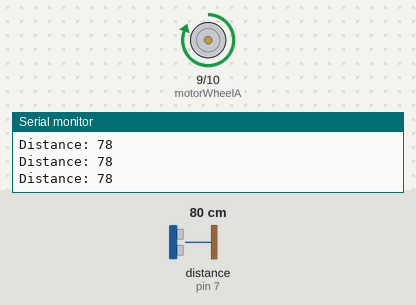
The sketch below on a simulated Arduino Uno, built with avr-gcc and run on an emulated ATmega328P. On the bench: motor-driver pin pairs drawn as motors (green arrow = first pin HIGH = forward, orange = second pin HIGH = backward, longer = more drive), the last lines printed to the serial monitor. Wiring (inferred from the names in the program): ultrasonic range finder: trigger pin 6; echo pin 7. The test bench sets the inputs (shaded band); at power-on: distance to the obstacle (sensor on pin 7) 80 cm. The echo pulse lasts 58.3 µs per cm.

Above: at 1.2 s.
1.3 s: distance to the obstacle (sensor on pin 7) set to 46 cm
2.8 s: distance to the obstacle (sensor on pin 7) set to 38 cm
At 3.3 s:
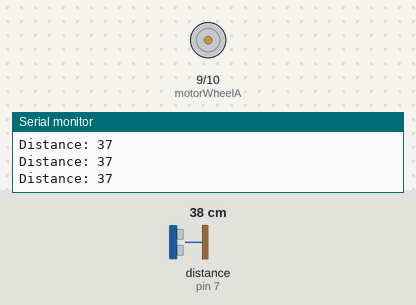
4.3 s: distance to the obstacle (sensor on pin 7) set to 60 cm
At 5.7 s:
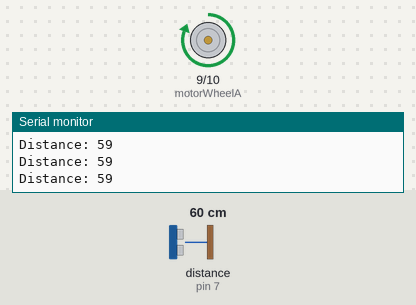
Timing chart, 0 to 7.3 s (numbered marks = the images above; inputs shaded):
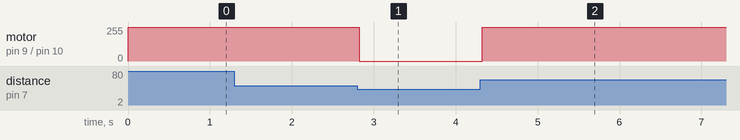

The sketch:

motor_obstacle.ino
```cpp
/*
// Arduino code to make motor run when there is no obstacle and stop when there is one by
// reading ultrasonic sensor input and control the motor driver based on it.
// This is done using HC-SR04 Ultrasonic Sensor and L293D Motor Driver
// April 2019
// Pyrena Luhur
// Tutorial used for code reference:
// https://howtomechatronics.com/tutorials/arduino/ultrasonic-sensor-hc-sr04/
// https://www.instructables.com/id/How-to-use-the-L293D-Motor-Driver-Arduino-Tutorial/
*/

/*
	Arduino Pin connection
	pin 10 - wheel motor, wire 1
	pin 9 - wheel motor, wire 2

	pin 7 - echo in ultrasonic sensor HC-SR04
	pin 6 - trig in HC-SR04

	5V - VCC in HC-SR04, VCC 5V (16) in motor driver L293D
	GND - GND in HC-SR04, GND in motor driver L293D
*/

//L293D Motor Driver Constants
const int motorWheelA = 9;
const int motorWheelB= 10;

//HC-SR04 Ultrasonic Sensor Constants
const int trigPin = 6;
const int echoPin = 7;


long duration;
int distance;
const int distanceThreshold = 40;
const int refreshRate = 100;

//Pin Setup
void setup(){
	//setup motor driver - set pins as outputs
	pinMode(motorWheelA, OUTPUT);
	pinMode(motorWheelB, OUTPUT);

	//setup ultrasonic sensor
	pinMode(trigPin, OUTPUT); //trigPin as Output
	pinMode(echoPin, INPUT);  //echoPin as Input

	//Set baud rate
	Serial.begin(9600);
}


void loop(){
	//Ultrasonic sensor: calculate the distance between sensor and other object
	pollDistance();

	//if real distance is higher than distanceThreshold, let motor run
	if (distance > distanceThreshold){
		//turn motor on
		digitalWrite(motorWheelA, HIGH);
		digitalWrite(motorWheelB, LOW);
		delay(refreshRate);
		//update distance
		pollDistance();
	} else {
		//if real distance is lower or equal than distanceThreshold, stop motor
		digitalWrite(motorWheelA, LOW);
		digitalWrite(motorWheelB, LOW);
	}
}


//Helper functions

//Check the real distance from ultrasonic sensor input
void pollDistance(){
	// Clears the trigPin
	digitalWrite(trigPin, LOW);
	delayMicroseconds(2);

	// Sets the trigPin on HIGH state for 10 micro seconds
	digitalWrite(trigPin, HIGH);
	delayMicroseconds(10);
	digitalWrite(trigPin, LOW);

	// Reads the echoPin, returns the sound wave travel time in microseconds
	duration = pulseIn(echoPin, HIGH);

	// Calculating the distance
	distance = duration * 0.034/2;

	// For testing: Prints the distance on the Serial Monitor
	Serial.print("Distance: ");
	Serial.println(distance);

	return ;
}
```

Measured:
- the behaviour switches between 42 and 41 cm on distance to the obstacle (sensor on pin 7) (found by bisection; images 0 and 1)
- after the input at 2.8 s, motor on pin 9 (motorWheelA) / pin 10 (motorWheelB): forward 255/255 → stopped at once
- after the input at 4.3 s, motor on pin 9 (motorWheelA) / pin 10 (motorWheelB): stopped → forward 255/255 at once
